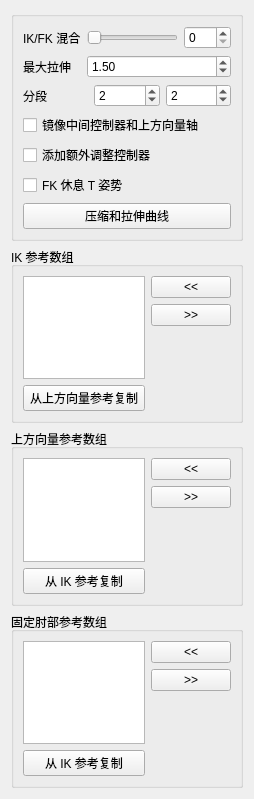
<?xml version="1.0" encoding="UTF-8"?>
<ui version="4.0">
 <class>Form</class>
 <widget class="QWidget" name="Form">
  <property name="geometry">
   <rect>
    <x>0</x>
    <y>0</y>
    <width>254</width>
    <height>799</height>
   </rect>
  </property>
  <property name="windowTitle">
   <string>表单</string>
  </property>
  <layout class="QGridLayout" name="gridLayout">
   <item row="0" column="0">
    <widget class="QGroupBox" name="groupBox">
     <property name="title">
      <string/>
     </property>
     <layout class="QGridLayout" name="gridLayout_2">
      <item row="0" column="0">
       <layout class="QVBoxLayout" name="verticalLayout">
        <item>
         <layout class="QFormLayout" name="formLayout">
          <property name="fieldGrowthPolicy">
           <enum>QFormLayout::AllNonFixedFieldsGrow</enum>
          </property>
          <item row="0" column="0">
           <widget class="QLabel" name="ikfk_label">
            <property name="text">
             <string>IK/FK 混合</string>
            </property>
           </widget>
          </item>
          <item row="0" column="1">
           <layout class="QHBoxLayout" name="horizontalLayout_3">
            <item>
             <widget class="QSlider" name="ikfk_slider">
              <property name="minimumSize">
               <size>
                <width>0</width>
                <height>15</height>
               </size>
              </property>
              <property name="maximum">
               <number>100</number>
              </property>
              <property name="orientation">
               <enum>Qt::Horizontal</enum>
              </property>
             </widget>
            </item>
            <item>
             <widget class="QSpinBox" name="ikfk_spinBox">
              <property name="maximum">
               <number>100</number>
              </property>
             </widget>
            </item>
           </layout>
          </item>
          <item row="1" column="0">
           <widget class="QLabel" name="maxStretch_label">
            <property name="sizePolicy">
             <sizepolicy hsizetype="MinimumExpanding" vsizetype="MinimumExpanding">
              <horstretch>0</horstretch>
              <verstretch>0</verstretch>
             </sizepolicy>
            </property>
            <property name="text">
             <string>最大拉伸</string>
            </property>
           </widget>
          </item>
          <item row="1" column="1">
           <widget class="QDoubleSpinBox" name="maxStretch_spinBox">
            <property name="sizePolicy">
             <sizepolicy hsizetype="MinimumExpanding" vsizetype="Fixed">
              <horstretch>0</horstretch>
              <verstretch>0</verstretch>
             </sizepolicy>
            </property>
            <property name="minimum">
             <double>1.000000000000000</double>
            </property>
            <property name="value">
             <double>1.500000000000000</double>
            </property>
           </widget>
          </item>
         </layout>
        </item>
        <item>
         <layout class="QHBoxLayout" name="horizontalLayout">
          <item>
           <widget class="QLabel" name="divisions_label">
            <property name="text">
             <string>分段</string>
            </property>
           </widget>
          </item>
          <item>
           <widget class="QSpinBox" name="div0_spinBox">
            <property name="minimum">
             <number>0</number>
            </property>
            <property name="value">
             <number>2</number>
            </property>
           </widget>
          </item>
          <item>
           <widget class="QSpinBox" name="div1_spinBox">
            <property name="minimum">
             <number>0</number>
            </property>
            <property name="value">
             <number>2</number>
            </property>
           </widget>
          </item>
         </layout>
        </item>
        <item>
         <widget class="QCheckBox" name="mirrorMid_checkBox">
          <property name="toolTip">
           <string extracomment="This option set the axis of the mid CTL (elbow) and the up vector control to move in a mirror behaviour ">设置中间控制器(肘部)和上方向向量控制器以镜像方式移动的轴行为 </string>
          </property>
          <property name="statusTip">
           <string extracomment="This option set the axis of the mid CTL (elbow) and the up vector control to move in a mirror behaviour ">设置中间控制器(肘部)和上方向向量控制器以镜像方式移动的轴行为 </string>
          </property>
          <property name="whatsThis">
           <string>设置中间控制器(肘部)和上方向向量控制器以镜像方式移动的轴行为 </string>
          </property>
          <property name="text">
           <string>镜像中间控制器和上方向量轴</string>
          </property>
         </widget>
        </item>
        <item>
         <widget class="QCheckBox" name="extraTweak_checkBox">
          <property name="toolTip">
           <string extracomment="This option set the axis of the mid CTL (elbow) and the up vector control to move in a mirror behaviour ">设置中间控制器(肘部)和上方向向量控制器以镜像方式移动的轴行为 </string>
          </property>
          <property name="statusTip">
           <string extracomment="This option set the axis of the mid CTL (elbow) and the up vector control to move in a mirror behaviour ">设置中间控制器(肘部)和上方向向量控制器以镜像方式移动的轴行为 </string>
          </property>
          <property name="whatsThis">
           <string>设置中间控制器(肘部)和上方向向量控制器以镜像方式移动的轴行为 </string>
          </property>
          <property name="text">
           <string>添加额外调整控制器</string>
          </property>
         </widget>
        </item>
        <item>
         <widget class="QCheckBox" name="TPoseRest_checkBox">
          <property name="toolTip">
           <string extracomment="This option set the axis of the mid CTL (elbow) and the up vector control to move in a mirror behaviour ">&lt;html&gt;&lt;head/&gt;&lt;body&gt;&lt;p&gt;If checked, the Rest pose for  FK controls will be in T Pose&lt;/p&gt;&lt;/body&gt;&lt;/html&gt;</string>
          </property>
          <property name="statusTip">
           <string extracomment="This option set the axis of the mid CTL (elbow) and the up vector control to move in a mirror behaviour ">设置中间控制器(肘部)和上方向向量控制器以镜像方式移动的轴行为 </string>
          </property>
          <property name="whatsThis">
           <string>设置中间控制器(肘部)和上方向向量控制器以镜像方式移动的轴行为 </string>
          </property>
          <property name="text">
           <string>FK 休息 T 姿势</string>
          </property>
         </widget>
        </item>
        <item>
         <layout class="QHBoxLayout" name="horizontalLayout_2">
          <item>
           <widget class="QPushButton" name="squashStretchProfile_pushButton">
            <property name="text">
             <string>压缩和拉伸曲线</string>
            </property>
           </widget>
          </item>
         </layout>
        </item>
       </layout>
      </item>
     </layout>
    </widget>
   </item>
   <item row="1" column="0">
    <widget class="QGroupBox" name="ikRefArray_groupBox">
     <property name="title">
      <string>IK 参考数组</string>
     </property>
     <layout class="QGridLayout" name="gridLayout_3">
      <item row="0" column="0">
       <layout class="QHBoxLayout" name="ikRefArray_horizontalLayout">
        <item>
         <layout class="QVBoxLayout" name="ikRefArray_verticalLayout_1">
          <item>
           <widget class="QListWidget" name="ikRefArray_listWidget">
            <property name="dragDropOverwriteMode">
             <bool>true</bool>
            </property>
            <property name="dragDropMode">
             <enum>QAbstractItemView::InternalMove</enum>
            </property>
            <property name="defaultDropAction">
             <enum>Qt::MoveAction</enum>
            </property>
            <property name="alternatingRowColors">
             <bool>true</bool>
            </property>
            <property name="selectionMode">
             <enum>QAbstractItemView::ExtendedSelection</enum>
            </property>
            <property name="selectionRectVisible">
             <bool>false</bool>
            </property>
           </widget>
          </item>
          <item>
           <widget class="QPushButton" name="ikRefArray_copyRef_pushButton">
            <property name="text">
             <string>从上方向量参考复制</string>
            </property>
           </widget>
          </item>
         </layout>
        </item>
        <item>
         <layout class="QVBoxLayout" name="ikRefArray_verticalLayout_2">
          <item>
           <widget class="QPushButton" name="ikRefArrayAdd_pushButton">
            <property name="text">
             <string>&lt;&lt;</string>
            </property>
           </widget>
          </item>
          <item>
           <widget class="QPushButton" name="ikRefArrayRemove_pushButton">
            <property name="text">
             <string>&gt;&gt;</string>
            </property>
           </widget>
          </item>
          <item>
           <spacer name="ikRefArray_verticalSpacer">
            <property name="orientation">
             <enum>Qt::Vertical</enum>
            </property>
            <property name="sizeHint" stdset="0">
             <size>
              <width>20</width>
              <height>40</height>
             </size>
            </property>
           </spacer>
          </item>
         </layout>
        </item>
       </layout>
      </item>
     </layout>
    </widget>
   </item>
   <item row="2" column="0">
    <widget class="QGroupBox" name="upvRefArray_groupBox">
     <property name="title">
      <string>上方向量参考数组</string>
     </property>
     <layout class="QGridLayout" name="gridLayout_5">
      <item row="0" column="0">
       <layout class="QHBoxLayout" name="upvRefArray_horizontalLayout">
        <item>
         <layout class="QVBoxLayout" name="upvRefArray_verticalLayout_1">
          <item>
           <widget class="QListWidget" name="upvRefArray_listWidget">
            <property name="dragDropOverwriteMode">
             <bool>true</bool>
            </property>
            <property name="dragDropMode">
             <enum>QAbstractItemView::InternalMove</enum>
            </property>
            <property name="defaultDropAction">
             <enum>Qt::MoveAction</enum>
            </property>
            <property name="alternatingRowColors">
             <bool>true</bool>
            </property>
            <property name="selectionMode">
             <enum>QAbstractItemView::ExtendedSelection</enum>
            </property>
            <property name="selectionRectVisible">
             <bool>false</bool>
            </property>
           </widget>
          </item>
          <item>
           <widget class="QPushButton" name="upvRefArray_copyRef_pushButton">
            <property name="text">
             <string>从 IK 参考复制</string>
            </property>
           </widget>
          </item>
         </layout>
        </item>
        <item>
         <layout class="QVBoxLayout" name="upvRefArray_verticalLayout_2">
          <item>
           <widget class="QPushButton" name="upvRefArrayAdd_pushButton">
            <property name="text">
             <string>&lt;&lt;</string>
            </property>
           </widget>
          </item>
          <item>
           <widget class="QPushButton" name="upvRefArrayRemove_pushButton">
            <property name="text">
             <string>&gt;&gt;</string>
            </property>
           </widget>
          </item>
          <item>
           <spacer name="upvRefArray_verticalSpacer">
            <property name="orientation">
             <enum>Qt::Vertical</enum>
            </property>
            <property name="sizeHint" stdset="0">
             <size>
              <width>20</width>
              <height>40</height>
             </size>
            </property>
           </spacer>
          </item>
         </layout>
        </item>
       </layout>
      </item>
     </layout>
    </widget>
   </item>
   <item row="3" column="0">
    <widget class="QGroupBox" name="pinRefArray_groupBox">
     <property name="title">
      <string>固定肘部参考数组</string>
     </property>
     <layout class="QGridLayout" name="gridLayout_4">
      <item row="0" column="0">
       <layout class="QHBoxLayout" name="pinRefArray_horizontalLayout">
        <item>
         <layout class="QVBoxLayout" name="pinRefArray_verticalLayout">
          <item>
           <widget class="QListWidget" name="pinRefArray_listWidget">
            <property name="dragDropOverwriteMode">
             <bool>true</bool>
            </property>
            <property name="dragDropMode">
             <enum>QAbstractItemView::InternalMove</enum>
            </property>
            <property name="defaultDropAction">
             <enum>Qt::MoveAction</enum>
            </property>
            <property name="alternatingRowColors">
             <bool>true</bool>
            </property>
            <property name="selectionMode">
             <enum>QAbstractItemView::ExtendedSelection</enum>
            </property>
            <property name="selectionRectVisible">
             <bool>false</bool>
            </property>
           </widget>
          </item>
          <item>
           <widget class="QPushButton" name="pinRefArray_copyRef_pushButton">
            <property name="text">
             <string>从 IK 参考复制</string>
            </property>
           </widget>
          </item>
         </layout>
        </item>
        <item>
         <layout class="QVBoxLayout" name="pinRefArray_verticalLayout_2">
          <item>
           <widget class="QPushButton" name="pinRefArrayAdd_pushButton">
            <property name="text">
             <string>&lt;&lt;</string>
            </property>
           </widget>
          </item>
          <item>
           <widget class="QPushButton" name="pinRefArrayRemove_pushButton">
            <property name="text">
             <string>&gt;&gt;</string>
            </property>
           </widget>
          </item>
          <item>
           <spacer name="pinRefArray_verticalSpacer">
            <property name="orientation">
             <enum>Qt::Vertical</enum>
            </property>
            <property name="sizeHint" stdset="0">
             <size>
              <width>20</width>
              <height>40</height>
             </size>
            </property>
           </spacer>
          </item>
         </layout>
        </item>
       </layout>
      </item>
     </layout>
    </widget>
   </item>
  </layout>
 </widget>
 <resources/>
 <connections>
  <connection>
   <sender>ikfk_slider</sender>
   <signal>sliderMoved(int)</signal>
   <receiver>ikfk_spinBox</receiver>
   <slot>setValue(int)</slot>
   <hints>
    <hint type="sourcelabel">
     <x>144</x>
     <y>47</y>
    </hint>
    <hint type="destinationlabel">
     <x>220</x>
     <y>45</y>
    </hint>
   </hints>
  </connection>
  <connection>
   <sender>ikfk_spinBox</sender>
   <signal>valueChanged(int)</signal>
   <receiver>ikfk_slider</receiver>
   <slot>setValue(int)</slot>
   <hints>
    <hint type="sourcelabel">
     <x>222</x>
     <y>37</y>
    </hint>
    <hint type="destinationlabel">
     <x>182</x>
     <y>37</y>
    </hint>
   </hints>
  </connection>
 </connections>
</ui>
